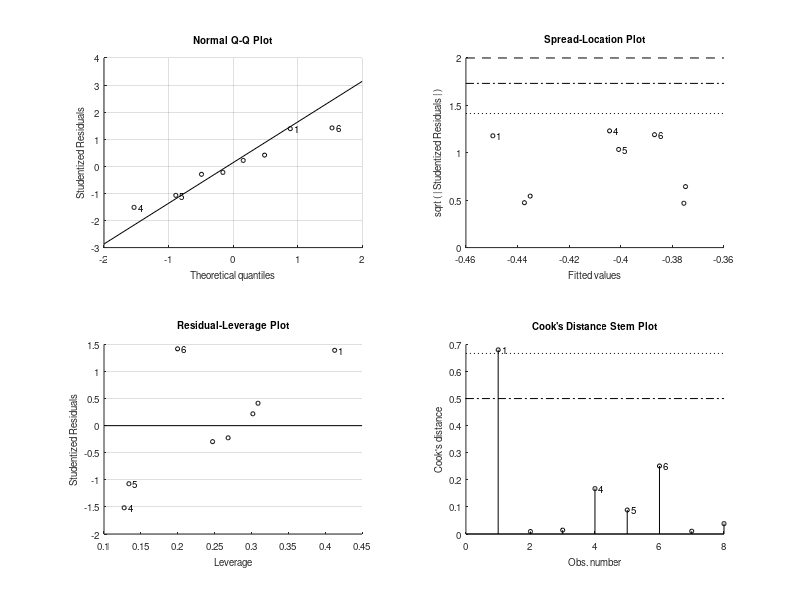
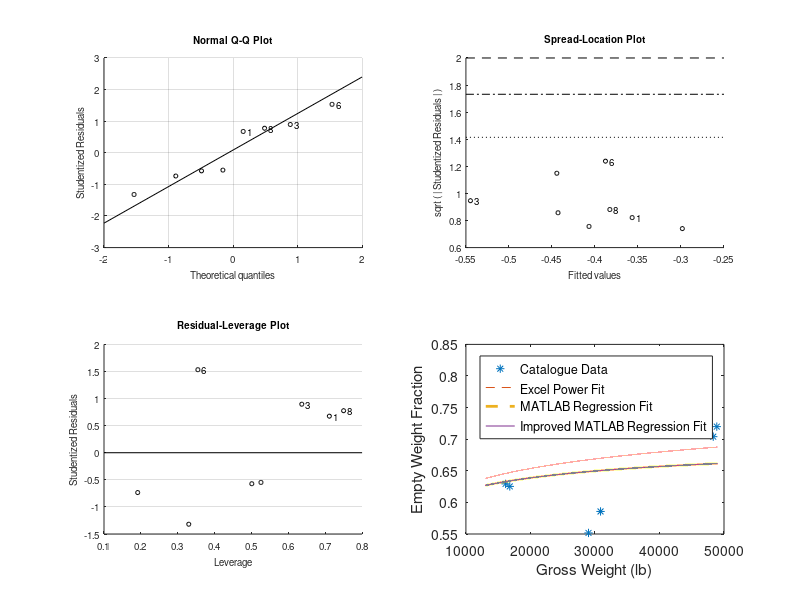

Source code (MATLAB) for these figures, in order:
% AAE 451 - Group 7
% Tiltrotor empty weight sizing
% The following code uses a database of gross weight, power loading
% and disk loading for regional-air-mobility-sized tiltrotors and sizes
% their empty weight ratio 1) according to gross weight and 2) using all
% three measures.

% Database Values in this order: Bell XV-15, Uni of Maryland Excalibur,
% AugustaWestland AW609, Bell V-247, Bell V-280, Boeing MV22, NASA
% Conventional Tiltrotor Baseline, NASA Variable Diameter Tiltrotor
% (ascending gross weight)

% All calculations performed in English units

We_W0 = [0.7362,0.6293,0.6253,0.5517,0.5857,0.8055,0.7040,0.7199];
W0 = [13000,16145,16799,29000,30865,39500,48334,48883]; % lb
W0_P = [2.2222,2.6908,6.5982,4.8333,4.4093,3.8610,2.3585,3.0581]; %lb/hp
W0_S = [15.2,11,15.9,20.5133,16,20.9,18,11]; %lb/ft^2

W0_Cont = 13000:49000; %Continous W0 for models
W0_P_Cont = linspace(4,5,36001); % Raymer's Tiltrotor Power Loading Range (Table 20.1)
W0_S_Cont = linspace(15,25,36001); % Raymer's Tiltrotor Disk Loading Range (Table 20.2)

emptyWeightPowerFit = 0.3739.*(W0_Cont.^0.0564); % obtained in Excel analysis
% Linearize the relationship We/W0 = A*(W0^c1)*(W0_P^c2)*(W0_S^c3)
x1 = log(W0);
x2 = log(W0_P);
x3 = log(W0_S);
y = log(We_W0);
% Solve the linear regression
n = length(x1);
a = [ones(n,1) x1' x2' x3'];
c = pinv(a)*y';
% Re-write the expression after e taken to power of each side
emptyWeightRegression = (exp(c(1))).*(W0_Cont.^c(2)).*(W0_P_Cont.^c(3)).*...
    (W0_S_Cont.^c(4));

% R-Squared Tool in MATLAB
powerMDL = fitlm(x1', y')
lrMDL = fitlm([x1' x2' x3'], y')
emptyWeightRegression2 = (exp(-0.8201)).*(W0_Cont.^0.04332).*...
    (W0_P_Cont.^(-0.1860)).*(W0_S_Cont.^0.07403); %using fitlm

% Plot fits
plot(W0,We_W0,'*')
hold on
plot(W0_Cont,emptyWeightPowerFit,'--',W0_Cont,emptyWeightRegression,'--',...
    'LineWidth',2)
plot(W0_Cont,emptyWeightRegression2)
hold off
legend('Catalogue Data','Excel Power Fit','MATLAB Regression Fit',...
    'Improved MATLAB Regression Fit')
xlabel('Gross Weight (lb)')
ylabel('Empty Weight Fraction')

% RMS Analysis
emptyWeightExcel = [emptyWeightPowerFit(W0==13000) emptyWeightPowerFit(W0==16145) ...
    emptyWeightPowerFit(W0==16799) emptyWeightPowerFit(W0==29000) ...
    emptyWeightPowerFit(W0==30865) emptyWeightPowerFit(W0==39500) ...
    emptyWeightPowerFit(W0==48334) emptyWeightPowerFit(W0==48883)];

RMSE_Excel = sqrt(mean((We_W0 - emptyWeightExcel).^2));

emptyWeightMATLAB = [emptyWeightRegression(W0==13000) emptyWeightRegression(W0==16145) ...
    emptyWeightRegression(W0==16799) emptyWeightRegression(W0==29000) ...
    emptyWeightRegression(W0==30865) emptyWeightRegression(W0==39500) ...
    emptyWeightRegression(W0==48334) emptyWeightRegression(W0==48883)];

RMSE_MATLAB = sqrt(mean((We_W0 - emptyWeightMATLAB).^2));






